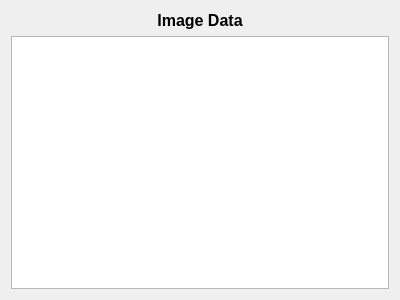
<?xml version="1.0" encoding="UTF-8"?>
<ui version="4.0">
 <class>Image_Widget</class>
 <widget class="QWidget" name="Image_Widget">
  <property name="geometry">
   <rect>
    <x>0</x>
    <y>0</y>
    <width>400</width>
    <height>300</height>
   </rect>
  </property>
  <property name="windowTitle">
   <string>Form</string>
  </property>
  <layout class="QVBoxLayout" name="mainVerticalLayout">
   <item>
    <widget class="QLabel" name="label_main_title">
     <property name="font">
      <font>
       <pointsize>12</pointsize>
       <bold>true</bold>
      </font>
     </property>
     <property name="text">
      <string>Image Data</string>
     </property>
     <property name="alignment">
      <set>Qt::AlignmentFlag::AlignCenter</set>
     </property>
    </widget>
   </item>
   <item>
    <widget class="QTableView" name="tableView">
     <property name="sizePolicy">
      <sizepolicy hsizetype="Expanding" vsizetype="Expanding">
       <horstretch>0</horstretch>
       <verstretch>0</verstretch>
      </sizepolicy>
     </property>
     <property name="alternatingRowColors">
      <bool>true</bool>
     </property>
     <property name="selectionBehavior">
      <enum>QAbstractItemView::SelectRows</enum>
     </property>
     <property name="sortingEnabled">
      <bool>true</bool>
     </property>
    </widget>
   </item>
  </layout>
 </widget>
 <resources/>
 <connections/>
</ui> 
